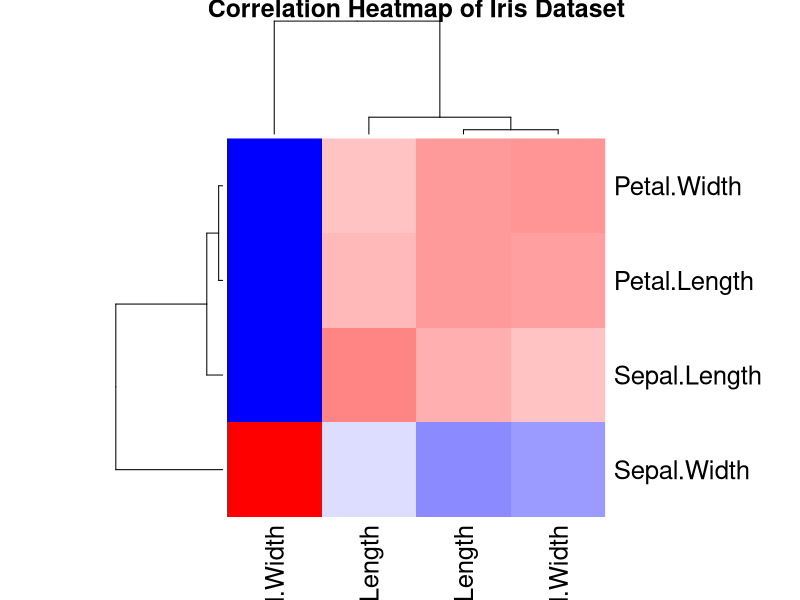
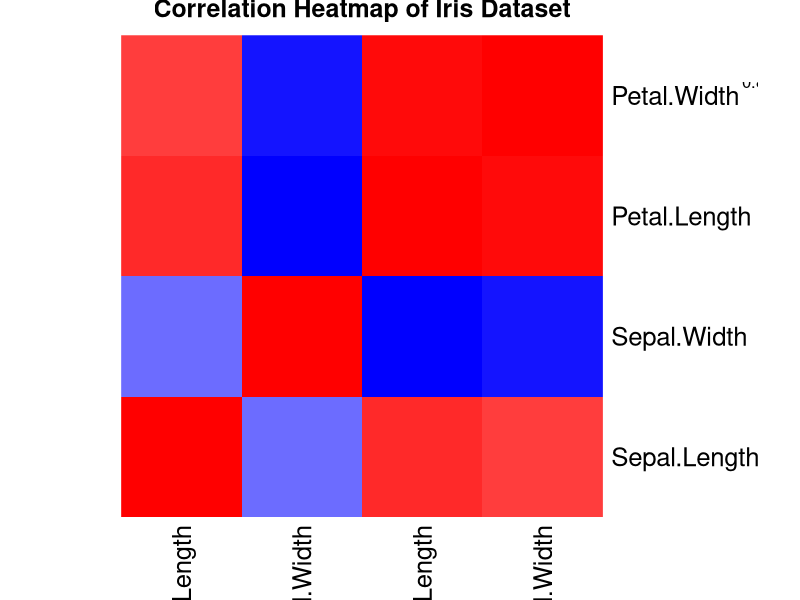
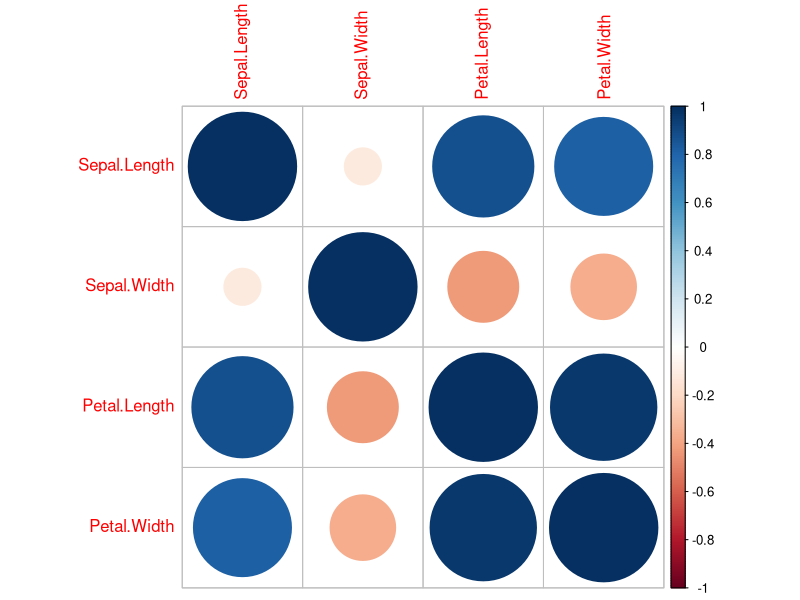
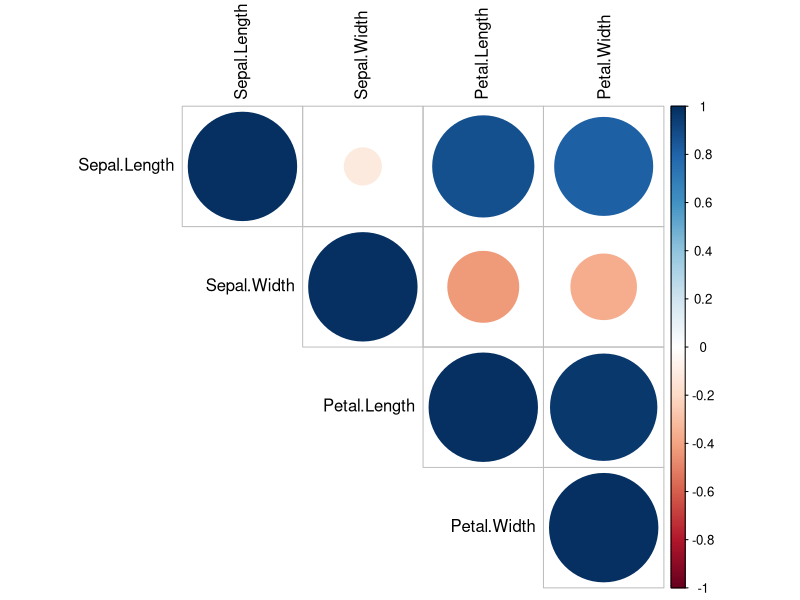
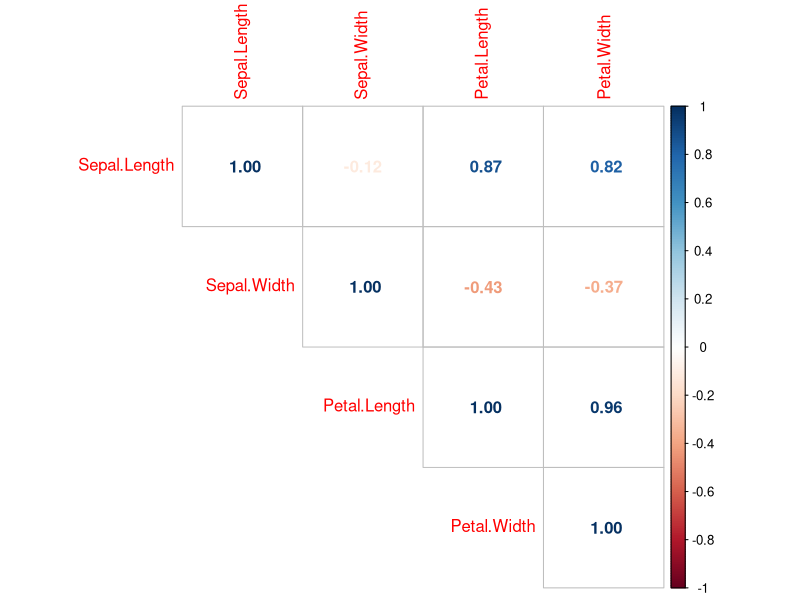
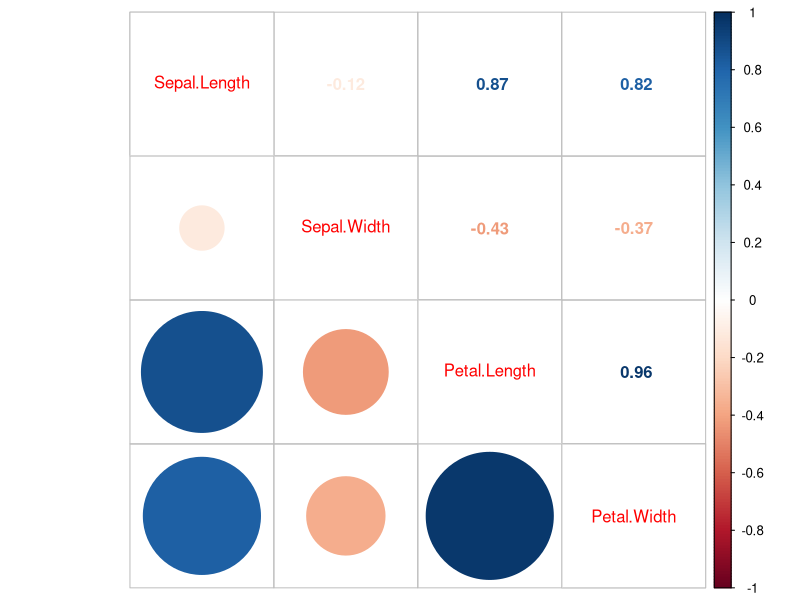
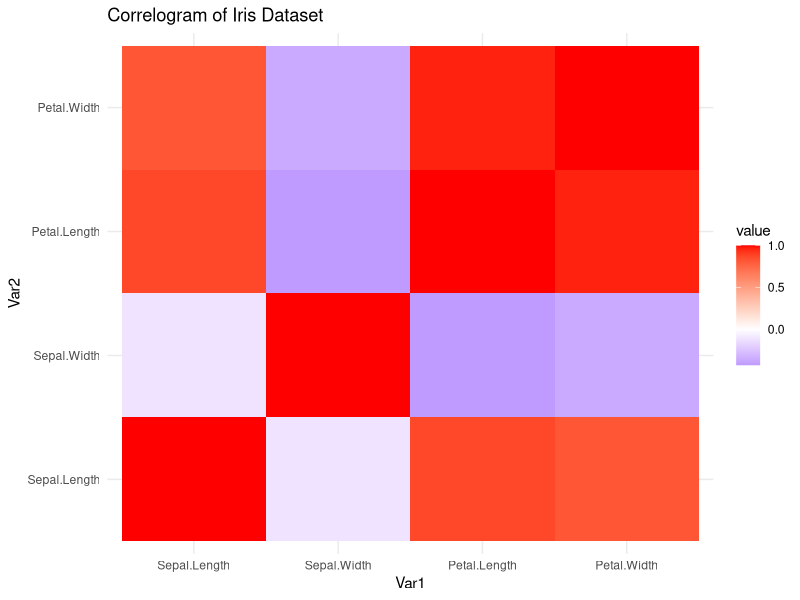
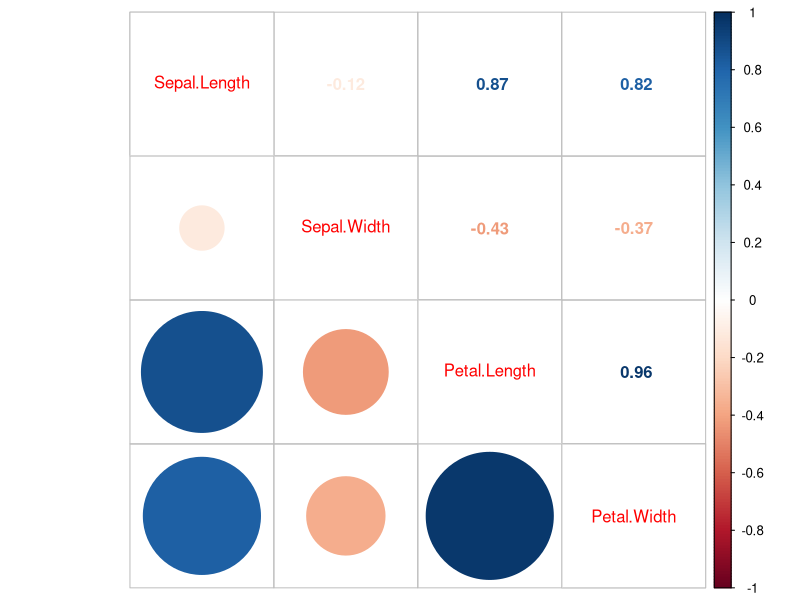

These figures' R source, in order:
data(iris)
iris_num <- iris[,1:4]
corr_matrix <- cor(iris_num)
corr_matrix
heatmap(
  corr_matrix,
  col = colorRampPalette(c("blue","white","red"))(100),
  main ="Correlation Heatmap of Iris Dataset"
)

heatmap(
  corr_matrix,
  col = colorRampPalette(c("blue","white","red"))(100),
  Rowv = NA,
  Colv = NA,
  scale ="none",
  main = "Correlation Heatmap of Iris Dataset"
)
text(
  rep(1:ncol(corr_matrix),each = nrow(corr_matrix)),
  rep(nrow(corr_matrix):1,ncol(corr_matrix)),
  round(corr_matrix,2))

#corrplot
install.packages("corrplot")
library(corrplot)
corrplot(corr_matrix)
corrplot(
  corr_matrix,
  method = "circle",
  type = "upper",
  tl.col = "black"
)
corrplot(
  corr_matrix,
  method = "number",
  type = "upper"
)
corrplot.mixed(
  corr_matrix,
  lower = "circle",
  upper = "number"
)

##gplot2-style correlogram
# convert correlation matrix to long format
library(reshape2)
library(ggplot2)
corr_long <- melt(corr_matrix)
ggplot(corr_long,aes(Var1,Var2,fill=value))+
  geom_tile()+
  scale_fill_gradient2(
    low = "blue",
    mid = "white",
    high = "red",
    midpoint = 0
  )+
  theme_minimal()+
  labs(title = "Correlogram of Iris Dataset")

# Displyas correlation coefficients directly
# mixed correlogram
corrplot.mixed(
  corr_matrix,
  lower = "circle",
  upper = "number"
)

#Correlogram with values
ggplot(corr_long,aes(Var1,Var2,fill=value))+
  geom_tile()+
  geom_text(aes(label = round(value,2)))+
  scale_fill_gradient2(
    low = "blue",
    mid = "white",
    high = "red",
    midpoint = 0
  )+
  theme_minimal()

#Advanced correlogram using GGally
install.packages("GGally")
library(GGally)
ggcorr(
  iris_num,
  label = TRUE,
  label_round = 2
)

#Advanced Scatter Correlogram
library(GGally)
ggpairs(iris,
         columns = 1:4,
         aes(color = Species))
